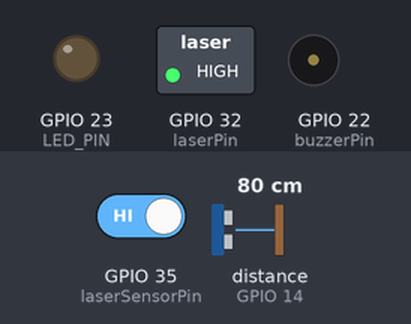
Recording of a sketch running on a simulated ESP32. Shown: switched loads named in the sketch (green lamp = pin HIGH), output pins drawn as LEDs (lit = HIGH), buzzer (waves = sounding, pin HIGH). Wiring (inferred from the names in the program): ultrasonic range finder: trigger GPIO 12; echo GPIO 14. The test bench sets the inputs (shaded band); at power-on: distance to the obstacle (sensor on GPIO 14) 80 cm, GPIO 35 (laserSensorPin) HIGH. The echo pulse lasts 58.3 µs per cm; pins used as bus, display or sensor lines are not drawn; what the sketch prints to the serial monitor is not drawn.

Above: at 1.2 s.
1.3 s: distance to the obstacle (sensor on GPIO 14) set to 12 cm
2.8 s: distance to the obstacle (sensor on GPIO 14) set to 9 cm
At 3.4 s:
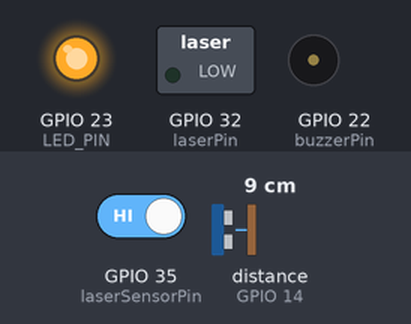
4.3 s: distance to the obstacle (sensor on GPIO 14) set to 18 cm
At 5.5 s:
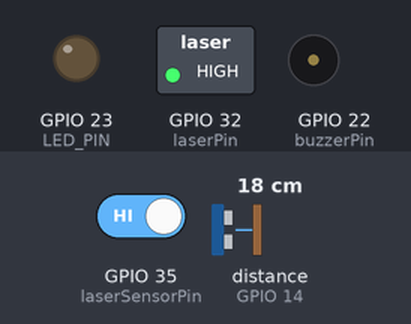
5.8 s: GPIO 35 (laserSensorPin) driven LOW
At 6.6 s:
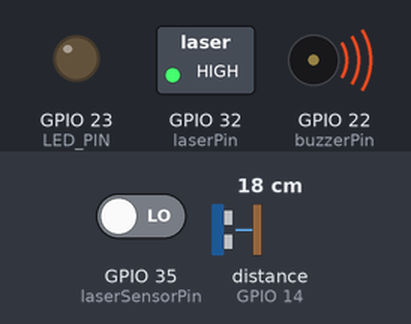
7.3 s: GPIO 35 (laserSensorPin) driven HIGH
At 7.8 s:
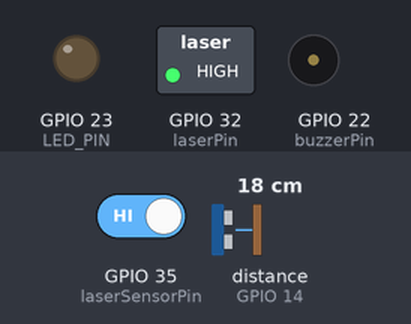
Timing chart, 0 to 9.8 s (numbered marks = the images above; inputs shaded):
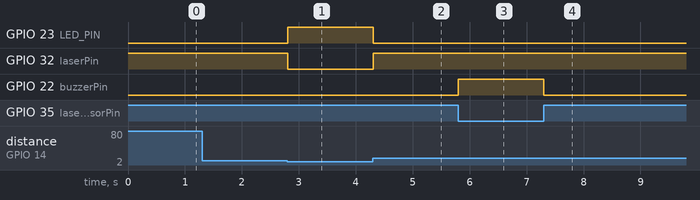

The sketch:

neokaotik-esp32.ino
```cpp
bool isAuthenticated = false;

// Define the distance in cm used to determine whether the chest should be closed or open
const int LIMIT_DISTANCE = 10;

// Define the pin that powers the LEDs
const int LED_PIN = 23;

// Define the pins for the laser & its sensor
const int laserPin = 32;
const int laserSensorPin = 35;

// Define the pin for the buzzer
const int buzzerPin = 22;

// Define the pins for the ultrasonic sensor
const int trigPin = 12;
const int echoPin = 14;

// Define the sound speed in cm/uS
#define SOUND_SPEED 0.034

long duration; // Saves the travel time of the ultrasonic waves (time elapsed since transmission and reception of the pulse wave)
float distance; // Saves the distance to an object/person in centimeters

void setup() {
  Serial.begin(115200); // Starts the serial communication
  setUpLEDs();
  setUpLaserAndSensor();
  setUpBuzzer();
  setUpUltrasonicSensor();
}

void setUpLEDs() {
  pinMode(LED_PIN, OUTPUT); // Sets the LEDs pin as an Ouput
}

void setUpLaserAndSensor() {
  pinMode(laserPin, OUTPUT); // Sets the laserPin as an Output
  pinMode(laserSensorPin, INPUT); // Sets the laserSensorPin as an Input

  // Turn the laser on
  digitalWrite(laserPin, HIGH);
}

void setUpBuzzer() {
  pinMode(buzzerPin, OUTPUT); // Sets the buzzer pin as an Ouput
}

void setUpUltrasonicSensor() {
  pinMode(trigPin, OUTPUT); // Sets the trigPin as an Output
  pinMode(echoPin, INPUT); // Sets the echoPin as an Input
}

void loop() {
  updateDistanceToObjectOrPerson();
  updateComponentsStateAndIsAuthenticated();
  updateBuzzer();
}

void updateDistanceToObjectOrPerson() {
  // Clears the trigPin (gives a short LOW pulse to ensure a clean HIGH pulse will be gotten)
  digitalWrite(trigPin, LOW);
  delayMicroseconds(2);

  // Sets the trigPin on HIGH state for 10 micro seconds
  digitalWrite(trigPin, HIGH);
  delayMicroseconds(10);
  digitalWrite(trigPin, LOW);

  // Reads the echoPin, returns the sound wave travel time in microseconds
  duration = pulseIn(echoPin, HIGH);

  // Calculate the distance
  distance = duration * SOUND_SPEED/2;

  // Prints the distance in the Serial Monitor
  Serial.print("Distance in cm: " );
  Serial.println(distance);

  // Used to easily check the involved variables' values
  // delay(1000);
}

void updateComponentsStateAndIsAuthenticated() {
  if (distance <= LIMIT_DISTANCE && !isAuthenticated) {
    digitalWrite(LED_PIN, HIGH);

    // Turn the laser off
    digitalWrite(laserPin, LOW);

    isAuthenticated = true;
  } else if (distance > LIMIT_DISTANCE && isAuthenticated) {
    digitalWrite(LED_PIN, LOW);

    // Turn the laser on
    digitalWrite(laserPin, HIGH);

    isAuthenticated = false;
  }

  Serial.print("User is authenticated: ");
  Serial.println(isAuthenticated);
}

void updateBuzzer() {
  bool laserSensorValue = digitalRead(laserSensorPin);

  if (!isAuthenticated && laserSensorValue == 0) {
    digitalWrite(buzzerPin, HIGH);
  } else {
    digitalWrite(buzzerPin, LOW);
  }
}
```

Measured:
- the behaviour switches between 11 and 10 cm on distance to the obstacle (sensor on GPIO 14) (found by bisection; images 0 and 1)
- after the input at 2.8 s, GPIO 23 (LED_PIN): LOW → HIGH at once; GPIO 32 (laserPin): HIGH → LOW at once
- after the input at 4.3 s, GPIO 23 (LED_PIN): HIGH → LOW at once; GPIO 32 (laserPin): LOW → HIGH at once
- after the input at 5.8 s, GPIO 22 (buzzerPin): LOW → HIGH at once
- after the input at 7.3 s, GPIO 22 (buzzerPin): HIGH → LOW at once
